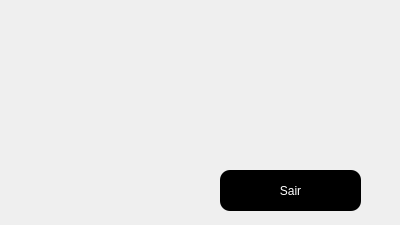
<?xml version="1.0" encoding="UTF-8"?>
<ui version="4.0">
 <class>Form</class>
 <widget class="QWidget" name="Form">
  <property name="geometry">
   <rect>
    <x>0</x>
    <y>0</y>
    <width>400</width>
    <height>225</height>
   </rect>
  </property>
  <property name="minimumSize">
   <size>
    <width>0</width>
    <height>225</height>
   </size>
  </property>
  <property name="maximumSize">
   <size>
    <width>16777215</width>
    <height>225</height>
   </size>
  </property>
  <property name="windowTitle">
   <string>Form</string>
  </property>
  <widget class="QLabel" name="lbl_barra_2">
   <property name="geometry">
    <rect>
     <x>0</x>
     <y>-70</y>
     <width>20</width>
     <height>451</height>
    </rect>
   </property>
   <property name="styleSheet">
    <string notr="true"/>
   </property>
   <property name="text">
    <string/>
   </property>
   <property name="pixmap">
    <pixmap>../imagens/faixa.png</pixmap>
   </property>
   <property name="scaledContents">
    <bool>true</bool>
   </property>
   <property name="wordWrap">
    <bool>false</bool>
   </property>
  </widget>
  <widget class="QLabel" name="lbl_barra">
   <property name="geometry">
    <rect>
     <x>380</x>
     <y>-70</y>
     <width>20</width>
     <height>451</height>
    </rect>
   </property>
   <property name="styleSheet">
    <string notr="true"/>
   </property>
   <property name="text">
    <string/>
   </property>
   <property name="pixmap">
    <pixmap>../imagens/faixa.png</pixmap>
   </property>
   <property name="scaledContents">
    <bool>true</bool>
   </property>
   <property name="wordWrap">
    <bool>false</bool>
   </property>
  </widget>
  <widget class="QLabel" name="certo">
   <property name="geometry">
    <rect>
     <x>178</x>
     <y>26</y>
     <width>41</width>
     <height>41</height>
    </rect>
   </property>
   <property name="text">
    <string/>
   </property>
   <property name="pixmap">
    <pixmap>../imagens/certo.png</pixmap>
   </property>
   <property name="scaledContents">
    <bool>true</bool>
   </property>
  </widget>
  <widget class="QLabel" name="info">
   <property name="geometry">
    <rect>
     <x>70</x>
     <y>90</y>
     <width>311</width>
     <height>41</height>
    </rect>
   </property>
   <property name="minimumSize">
    <size>
     <width>191</width>
     <height>41</height>
    </size>
   </property>
   <property name="font">
    <font>
     <family>MS Shell Dlg 2</family>
     <pointsize>11</pointsize>
     <weight>50</weight>
     <italic>false</italic>
     <bold>false</bold>
    </font>
   </property>
   <property name="styleSheet">
    <string notr="true">color: rgb(255, 170, 0);
font: 11pt &quot;MS Shell Dlg 2&quot;;
text-align: center;
</string>
   </property>
   <property name="text">
    <string/>
   </property>
  </widget>
  <widget class="QLabel" name="alert">
   <property name="geometry">
    <rect>
     <x>178</x>
     <y>23</y>
     <width>41</width>
     <height>41</height>
    </rect>
   </property>
   <property name="text">
    <string/>
   </property>
   <property name="pixmap">
    <pixmap>../imagens/alert.png</pixmap>
   </property>
   <property name="scaledContents">
    <bool>true</bool>
   </property>
  </widget>
  <widget class="QLabel" name="load">
   <property name="geometry">
    <rect>
     <x>168</x>
     <y>36</y>
     <width>50</width>
     <height>31</height>
    </rect>
   </property>
   <property name="text">
    <string/>
   </property>
   <property name="scaledContents">
    <bool>true</bool>
   </property>
  </widget>
  <widget class="QLabel" name="erro">
   <property name="geometry">
    <rect>
     <x>170</x>
     <y>20</y>
     <width>50</width>
     <height>51</height>
    </rect>
   </property>
   <property name="text">
    <string/>
   </property>
   <property name="pixmap">
    <pixmap>../imagens/error.png</pixmap>
   </property>
   <property name="scaledContents">
    <bool>true</bool>
   </property>
  </widget>
  <widget class="QLabel" name="lbl_logo">
   <property name="geometry">
    <rect>
     <x>30</x>
     <y>180</y>
     <width>121</width>
     <height>31</height>
    </rect>
   </property>
   <property name="text">
    <string/>
   </property>
   <property name="pixmap">
    <pixmap>../imagens/logo.png</pixmap>
   </property>
   <property name="scaledContents">
    <bool>true</bool>
   </property>
  </widget>
  <widget class="QPushButton" name="btn_sair_popup">
   <property name="geometry">
    <rect>
     <x>220</x>
     <y>170</y>
     <width>141</width>
     <height>41</height>
    </rect>
   </property>
   <property name="styleSheet">
    <string notr="true">background-color: black;
color: white;
border-radius: 10px;</string>
   </property>
   <property name="text">
    <string>Sair</string>
   </property>
   <property name="autoDefault">
    <bool>true</bool>
   </property>
   <property name="default">
    <bool>true</bool>
   </property>
  </widget>
 </widget>
 <resources/>
 <connections/>
</ui>
